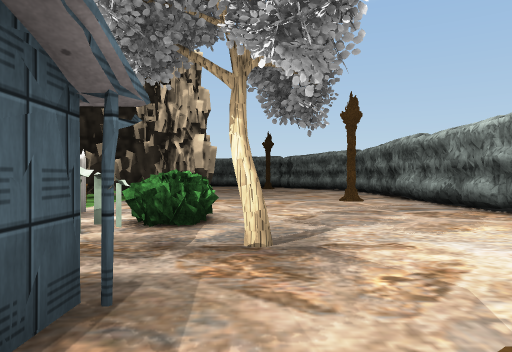
[1] (above)

23 first-person views from a walk through a 3-D level made in the Unity game engine. The camera is 1.3 m above the floor, looks level and sees 70° across. The floor is counted in squares, 2 m on a side. Each view is taken from the middle of a square. On the plan, view 1 faces up. The plan holds only what a view shows up to about 11 squares ahead; the rest is blank. The place goes on beyond the plan. The player is left out. Some animated figures are left out. Some surface patterns are stand-ins.

[2]
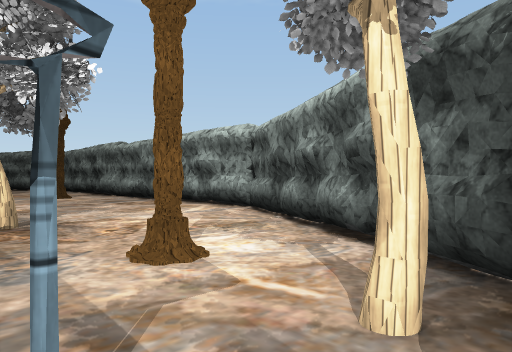

[3]
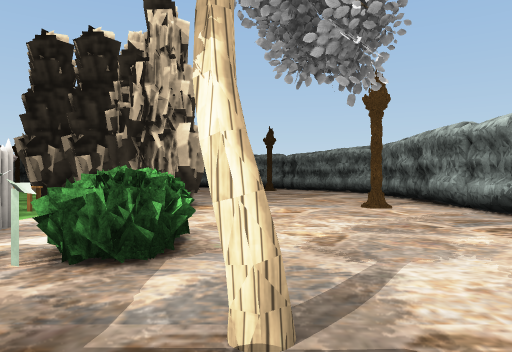

[4]
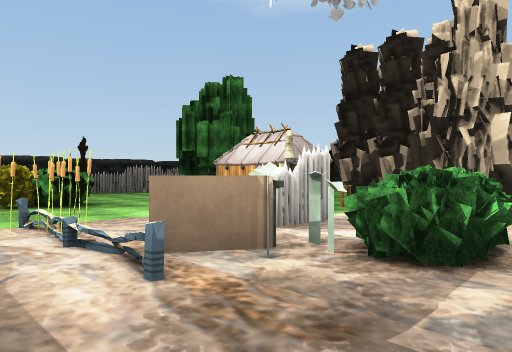

[5]
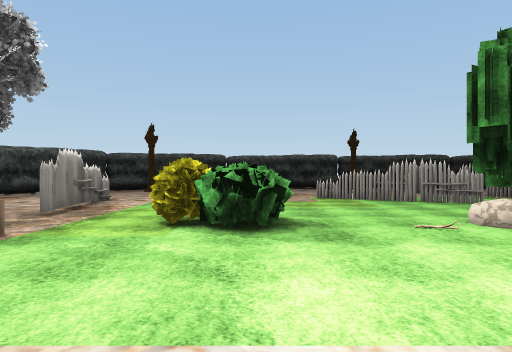

[6]
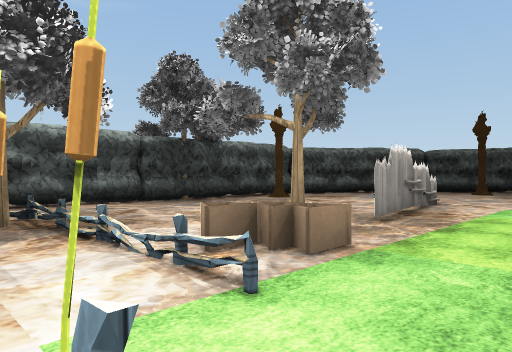

[7]
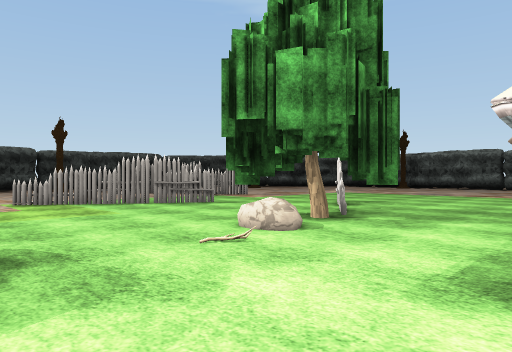

[8]
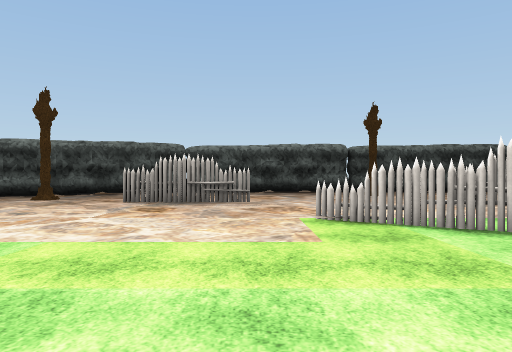

[9]
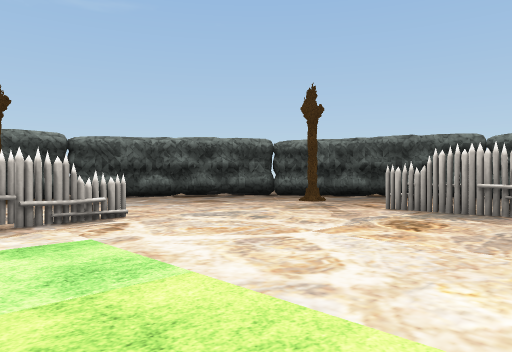

[10]
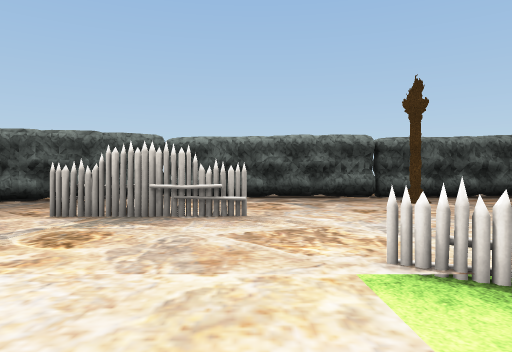

[11]
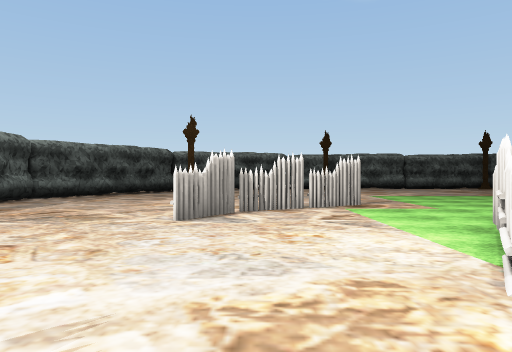

[12]
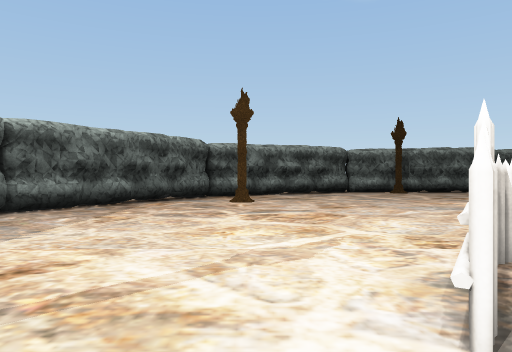

[13]
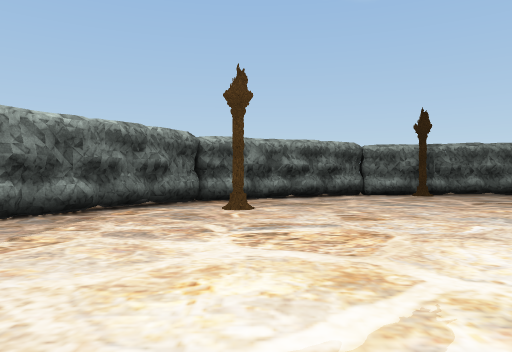

[14]
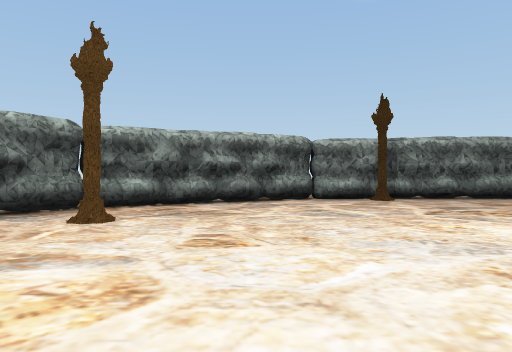

[15]
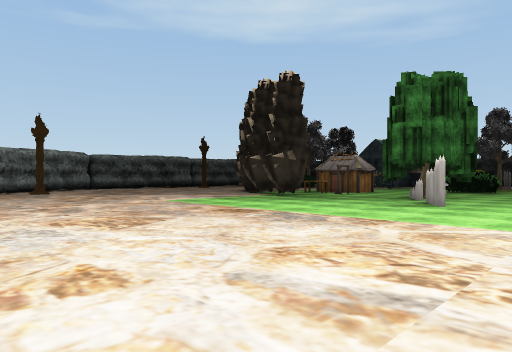

[16]
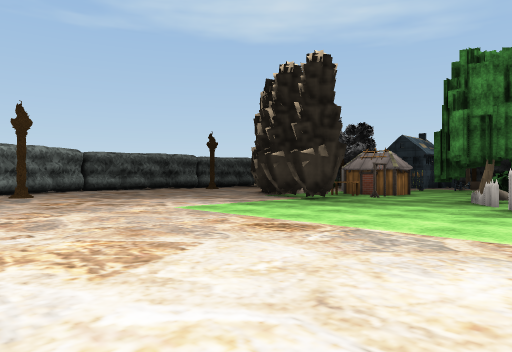

[17]
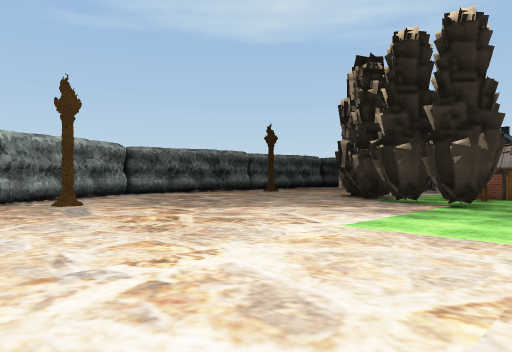

[18]
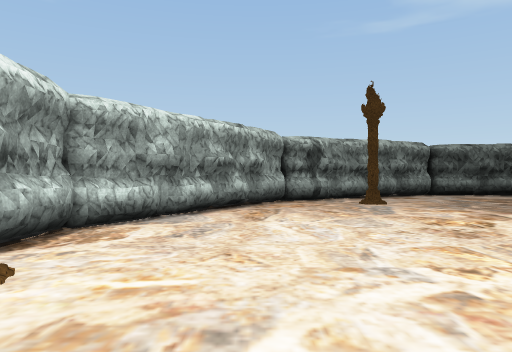

[19]
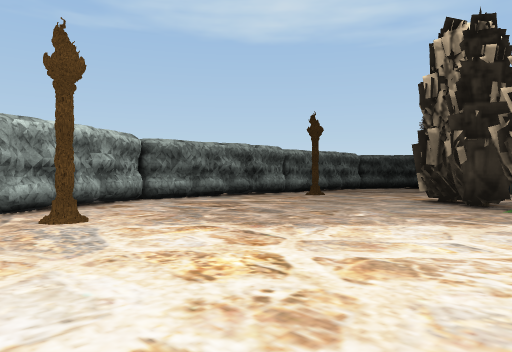

[20]
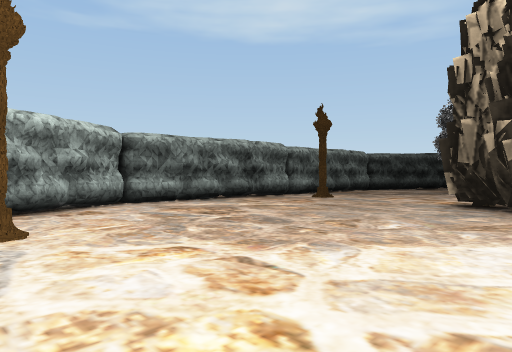

[21]
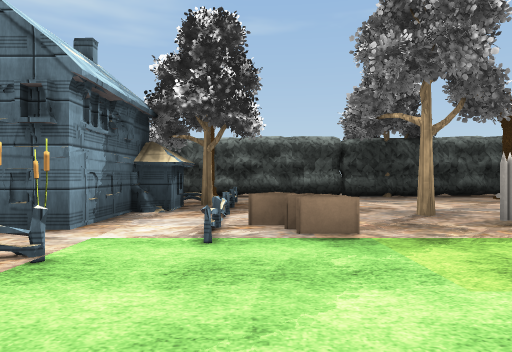

[22]
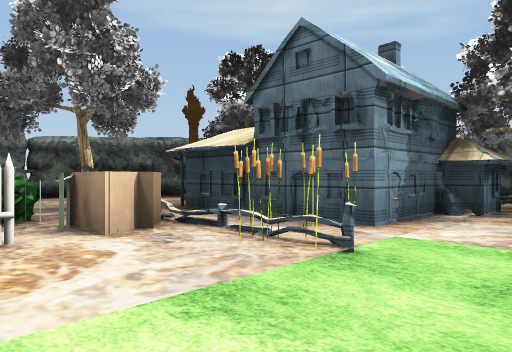

[23]
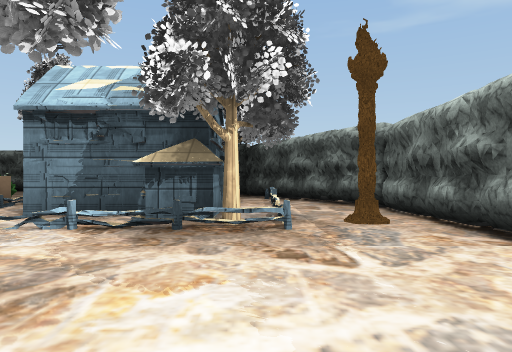

### Floor plan
Key: @ floor where view 1 was taken; # wall or solid block; x gap in a wall; . floor; = window, fence, low wall or low ledge; ^ raised ledge; O other object.
Columns run from 23 left of view 1 to 4 right of it. Each row starts with its distance up from view 1.
 23       ########    ####
 22     ###......   .....###
 21   ###..................###
 20   #......................#
 19  ##......................##
 18  #..#...................#.#
 17 ##........................##
 16 #..........................#
 15 #..........................#
 14 #..........................#
 13 #......OO...O..............#
 12 #.....OO....OO...###.......#
 11 #....O....O..O....####.....#
 10 #.#......OO.OOO.. ..##...#.#
  9 #.......OO..O.O...^.. .....#
  8 #.......O........##.. .....#
  7 #.......O........##........#
  6 #...................#.O....#
  5 #...#........OO.....#OO....#
  4 #...#........OO.....O..O...#
  3 # ..#.............OO.=.....#
  2 # .............O...####....#
  1  #..#....O#xOO..O.##  #.#.##
  0  ##..........O...##   #@.##
 -1   #..............######.O#
 -2   ##.............O...... #
 -3    ###..  ............##
 -4      ###  ..........###
 -5        #####O########

Positions as (right, up) in squares from view 1, and headings:
1: (0, 0), facing up
2: (-1, -2), facing up-right
3: (0, 2), facing up
4: (0, 2), facing up-left
5: (-4, 5), facing left
6: (-5, 4), facing down-left
7: (-6, 5), facing up-left
8: (-10, 6), facing left
9: (-12, 6), facing down-left
10: (-13, 6), facing left
11: (-17, 5), facing up
12: (-19, 9), facing up
13: (-19, 11), facing up
14: (-17, 13), facing up
15: (-14, 22), facing down-right
16: (-12, 21), facing down-right
17: (-8, 21), facing down-right
18: (-8, 21), facing right
19: (-5, 20), facing down-right
20: (-4, 19), facing down-right
21: (-7, 6), facing down
22: (-7, 6), facing down-right
23: (-11, -2), facing right
